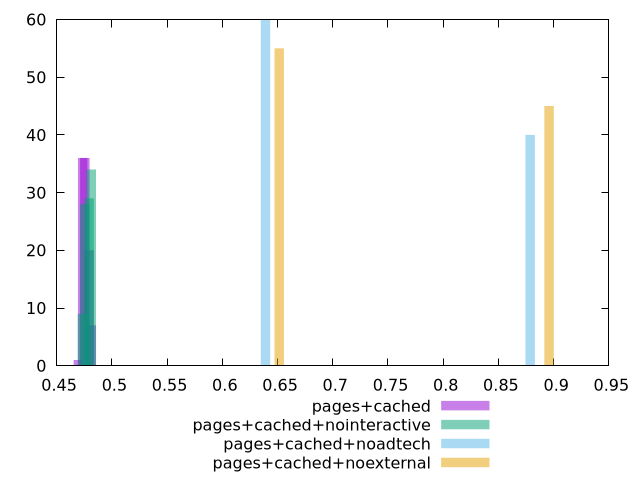

The script that saved this image:
$_pagesCached <<EOF
0.4696838834335037 1
0.4735979157954496 36
0.4814259805193413 7
0.4794689643383684 20
0.4755549319764225 36
EOF
$_pagesCachedNointeractive <<EOF
0.4733717764618588 9
0.481361173532945 34
0.47536912572963036 28
0.47936382426517343 29
EOF
$_pagesCachedNoadtech <<EOF
0.6390889751778277 60
0.8787473408695131 40
EOF
$_pagesCachedNoexternal <<EOF
0.8958520099543271 45
0.6515287345122379 55
EOF
set key outside below
set terminal pngcairo
set output "report_00004_2020-11-02T20-21-41.718Z/render-blocking-resources/render-blocking-resources_pages+cached_pages+cached+nointeractive_pages+cached+noadtech_pages+cached+noexternal+hist.png"
set boxwidth 0.008523362530416469
set style fill transparent solid 0.5 noborder
set yrange [0:60]
plot $_pagesCached title "pages+cached" with boxes ,$_pagesCachedNointeractive title "pages+cached+nointeractive" with boxes ,$_pagesCachedNoadtech title "pages+cached+noadtech" with boxes ,$_pagesCachedNoexternal title "pages+cached+noexternal" with boxes ,
